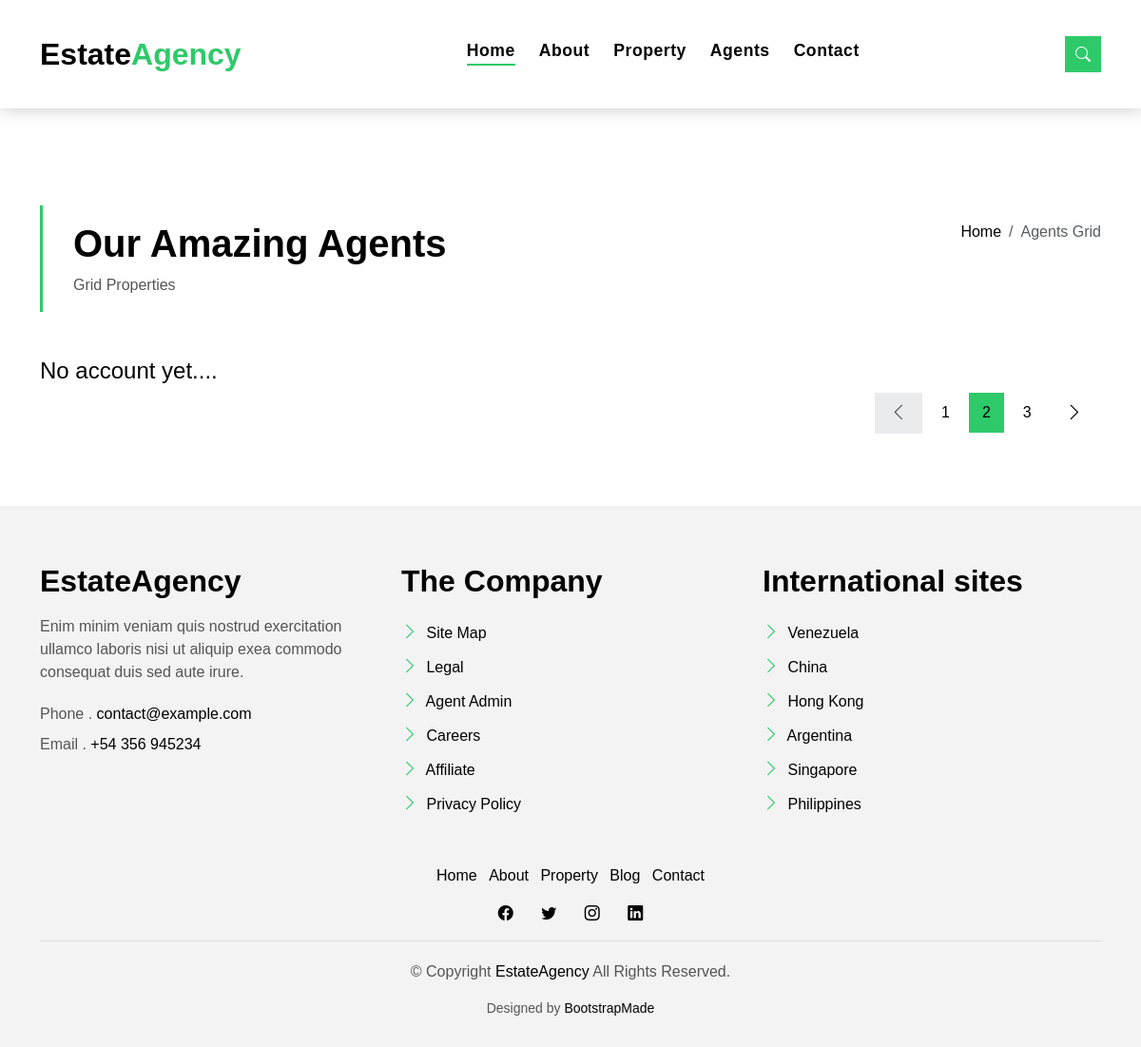
Page /listing/agents on the earlier database version.
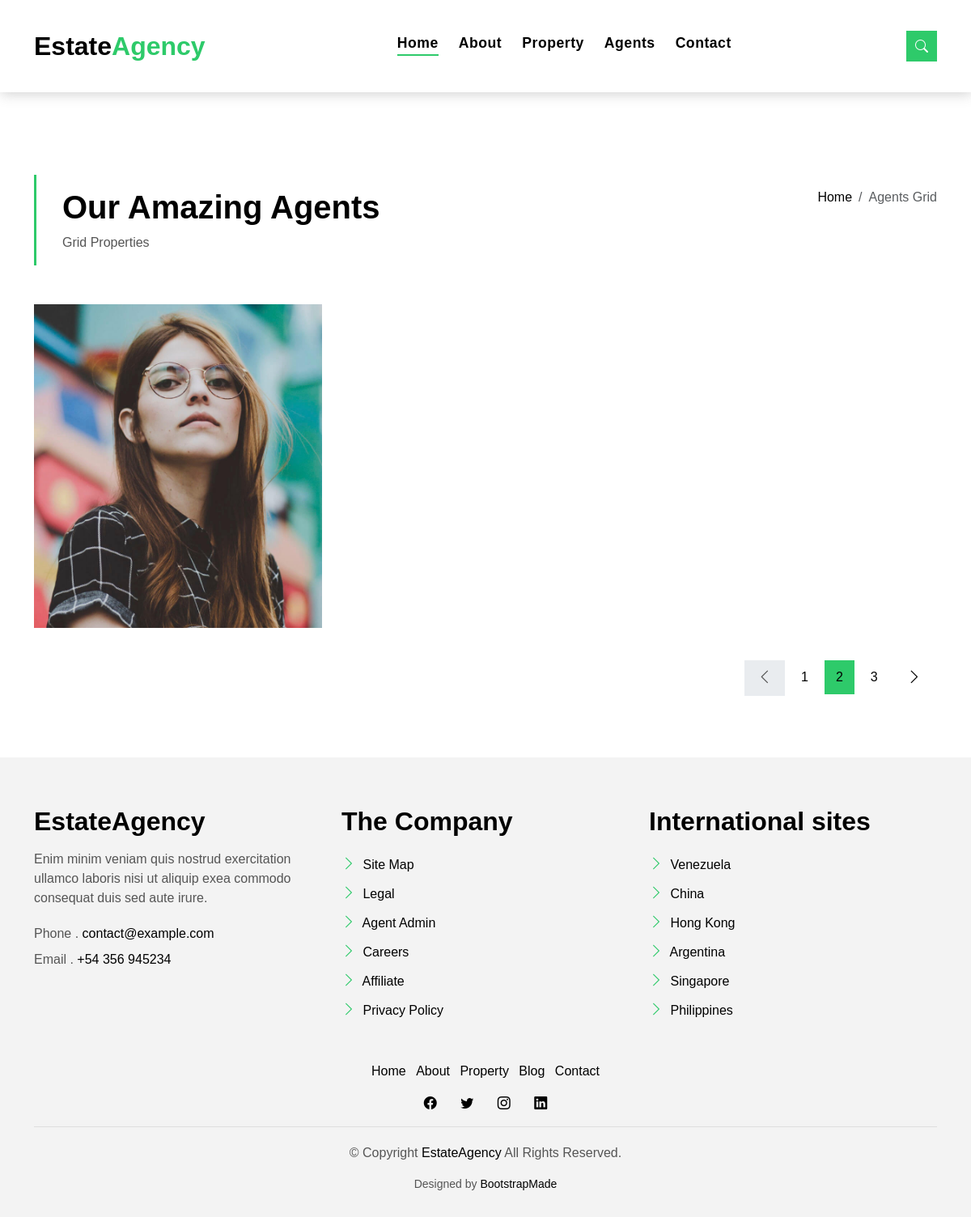
Same page on the later database version.
### accounts/models.py (models this page shows, shortened)
class Users(AbstractBaseUser, PermissionsMixin):
    fullname = models.CharField(max_length=200)
    phone = models.CharField(max_length=200)
    email = models.EmailField(max_length=200, unique=True, db_index=True)
    password = models.CharField(max_length=200)
    facebook = models.CharField(max_length=200)
    twitter = models.CharField(max_length=200)
    instagram = models.CharField(max_length=200)
    description = models.TextField()
    photo = models.ImageField(upload_to='profile/')
    reg_date = models.DateTimeField(default=datetime.now, blank=True)
    is_superuser = models.BooleanField(default=False)
    is_active = models.BooleanField(default=False)
    is_staff = models.BooleanField(default=False)
    last_login = models.DateTimeField(auto_now_add=True, blank=True, null=True)
    created_time = models.DateTimeField(auto_now_add=True)
    USERNAME_FIELD = 'email'
    REQUIRED_FIELDS = []
    objects = UserManager()

### listing/views.py (the view)
# urls.py: path('agents', views.agents, name='agents'),
def agents(request):
    agents = Users.objects.order_by('-reg_date').filter(is_superuser=False)
    context = {
        'agents': agents
    }
    return render(request, 'listing/agents.html', context)

### templates/listing/agents.html (shortened to what this page needs)
{% extends 'base.html' %}
{% load static %}
{% block content %}
<main id="main">
    <section class="intro-single">
      <div class="container">
        <div class="row">
          <div class="col-md-12 col-lg-8">
            <div class="title-single-box">
              <h1 class="title-single">Our Amazing Agents</h1>
              <span class="color-text-a">Grid Properties</span>
            </div>
          </div>
          <div class="col-md-12 col-lg-4">
            <nav aria-label="breadcrumb" class="breadcrumb-box d-flex justify-content-lg-end">
              <ol class="breadcrumb">
                <li class="breadcrumb-item">
                  <a href="#">Home</a>
                </li>
                <li class="breadcrumb-item active" aria-current="page">
                  Agents Grid
                </li>
              </ol>
            </nav>
          </div>
        </div>
      </div>
    </section>
    <section class="agents-grid grid">
      <div class="container">
        <div class="row">
          {% if agents %}
          {% for agent in agents %}
          <div class="col-md-4">
            <div class="card-box-d">
              <div class="card-img-d">
                <img src="{{ agent.photo.url }}" alt="" class="img-d" width="100%" height="400">
              </div>
              <div class="card-overlay card-overlay-hover">
                <div class="card-header-d">
                  <div class="card-title-d align-self-center">
                  </div>
                </div>
                <div class="card-body-d">
                </div>
              </div>
            </div>
          </div>
          {% endfor %}
          {% else %}
            <div class="col-md-4">
              <h4>No account yet....</h4>
            </div>
          {% endif %}
        </div>
        <div class="row">
          <div class="col-sm-12">
            <nav class="pagination-a">
              <ul class="pagination justify-content-end">
                <li class="page-item disabled">
                  <a class="page-link" href="#" tabindex="-1">
                    <span class="bi bi-chevron-left"></span>
                  </a>
                </li>
                <li class="page-item">
                  <a class="page-link" href="#">1</a>
                </li>
                <li class="page-item active">
                  <a class="page-link" href="#">2</a>
                </li>
                <li class="page-item">
                  <a class="page-link" href="#">3</a>
                </li>
                <li class="page-item next">
                  <a class="page-link" href="#">
                    <span class="bi bi-chevron-right"></span>
                  </a>
                </li>
              </ul>
            </nav>
          </div>
        </div>
      </div>
    </section>
  </main>
{% endblock %}

Differences in the rows shown:
added Users: photo (picture)
Other differences:
text no longer shown: "No account yet...."
